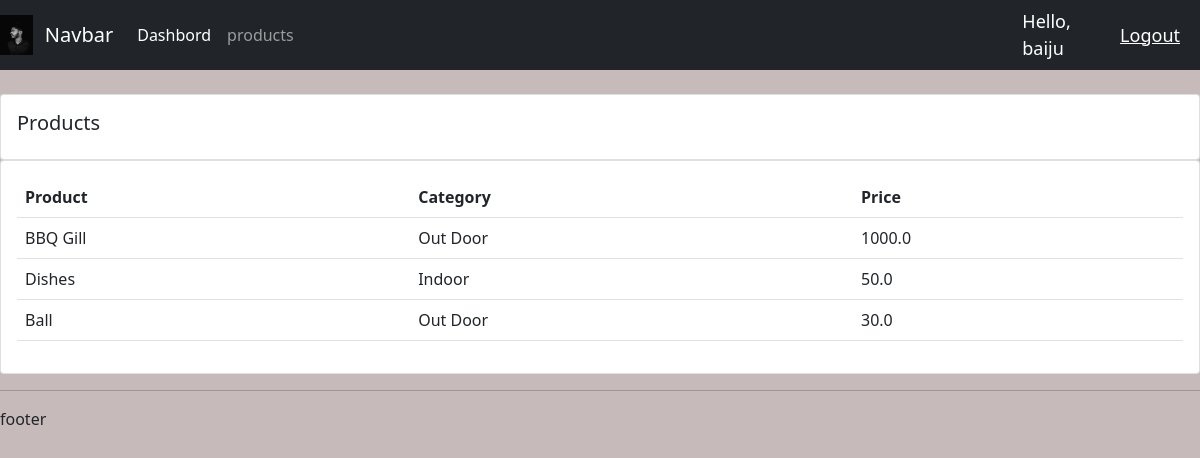
Screenshot of /products/ (signed in) with the database file from the repository.
### accounts/models.py (models this page shows, shortened)
class Product(models.Model):
    CATEGORY = (
        ('Indoor', 'Indoor'),
        ('Out Door','Out Door'),
    )
    name = models.CharField(max_length=200, null=True)
    price = models.FloatField(null=True)
    category = models.CharField(max_length=200, null=True, choices=CATEGORY)
    description = models.CharField(max_length=200, null=True, blank=True)
    date_created = models.DateTimeField(auto_now_add=True, null=True)
    tag= models.ManyToManyField(Tag)

### accounts/decorators.py (the view)
        def wrapper_fun(request, *args, **kwargs):
            group = None
            if request.user.groups.exists():
                group = request.user.groups.all()[0].name
            if group in allowed_roles:
                return view_func(request, *args, **kwargs)
            else:
                return HttpResponse('yu are not authorized to this page')

### accounts/views.py (called while the page is built)
@login_required(login_url='login')
@allowed_users(allowed_roles=['admin'])
def products(request):
    products = Product.objects.all()
    return render(request, 'accounts/products.html', {'products': products})

### accounts/templates/accounts/products.html
{% extends 'accounts/main.html' %}
{% block content %}
<br>
<div class="row">
   <div class="col-md">
       <div class="card card-body">
           <h5>Products</h5>
       </div>
       <div class="card card-body">
           <table class="table">
               <tr>
                   <th>Product</th>
                   <th>Category</th>
                   <th>Price</th>
               </tr>
               {% for i in products %}
               <tr>
                   <td>{{i.name}}</td>
                   <td>{{i.category}}</td>
                   <td>{{i.price}}</td>
               </tr>
               {% endfor %}
           </table>
       </div>
   </div>
</div>
{% endblock %}

### accounts/templates/accounts/navbar.html (shortened to what this page needs)
{% load static %}
<nav class="navbar navbar-expand-lg navbar-dark bg-dark">
  <img src="{% static 'images/baiju.jpeg' %}" alt="" width="40px" height="40px">
    <div class="container-fluid">
      <a class="navbar-brand" href="#">Navbar</a>
      <div class="collapse navbar-collapse" id="navbarNav">
        <ul class="navbar-nav">
          <li class="nav-item">
            {% if request.user.is_staff %}
            <a class="nav-link active" aria-current="page" href="{% url 'home' %}">Dashbord</a>
          </li>
          <li class="nav-item">
            <a class="nav-link" href="{% url 'products' %}">products</a>
          </li>
          {% else %}
          <li class="nav-item">
            <a class="nav-link" href="{% url 'account' %}">Settings</a>
          </li>
          {% endif %}
        </ul>
      </div>
    </div>
  <span class="hello-msg">Hello, {{request.user}}</span>
  <span><a class="hello-msg" href="{% url 'logout'%}">Logout</a></span>
  </nav>

### static/css/style.css (style rules this page uses)
body { background-color: green; }

### accounts/templates/accounts/main.html (style rules this page uses)
body { background-color: rgb(199, 186, 186); }

### accounts/templates/accounts/navbar.html (style rules this page uses)
.hello-msg { font-size: 18px; color: #fff; margin-right: 20px; }

### rows the page displays
Product: name "BBQ Gill", category "Out Door", price "1000.0"
Product: name "Dishes", category "Indoor", price "50.0"
Product: name "Ball", category "Out Door", price "30.0"

### other values shown
{{ request.user }} "baiju"
